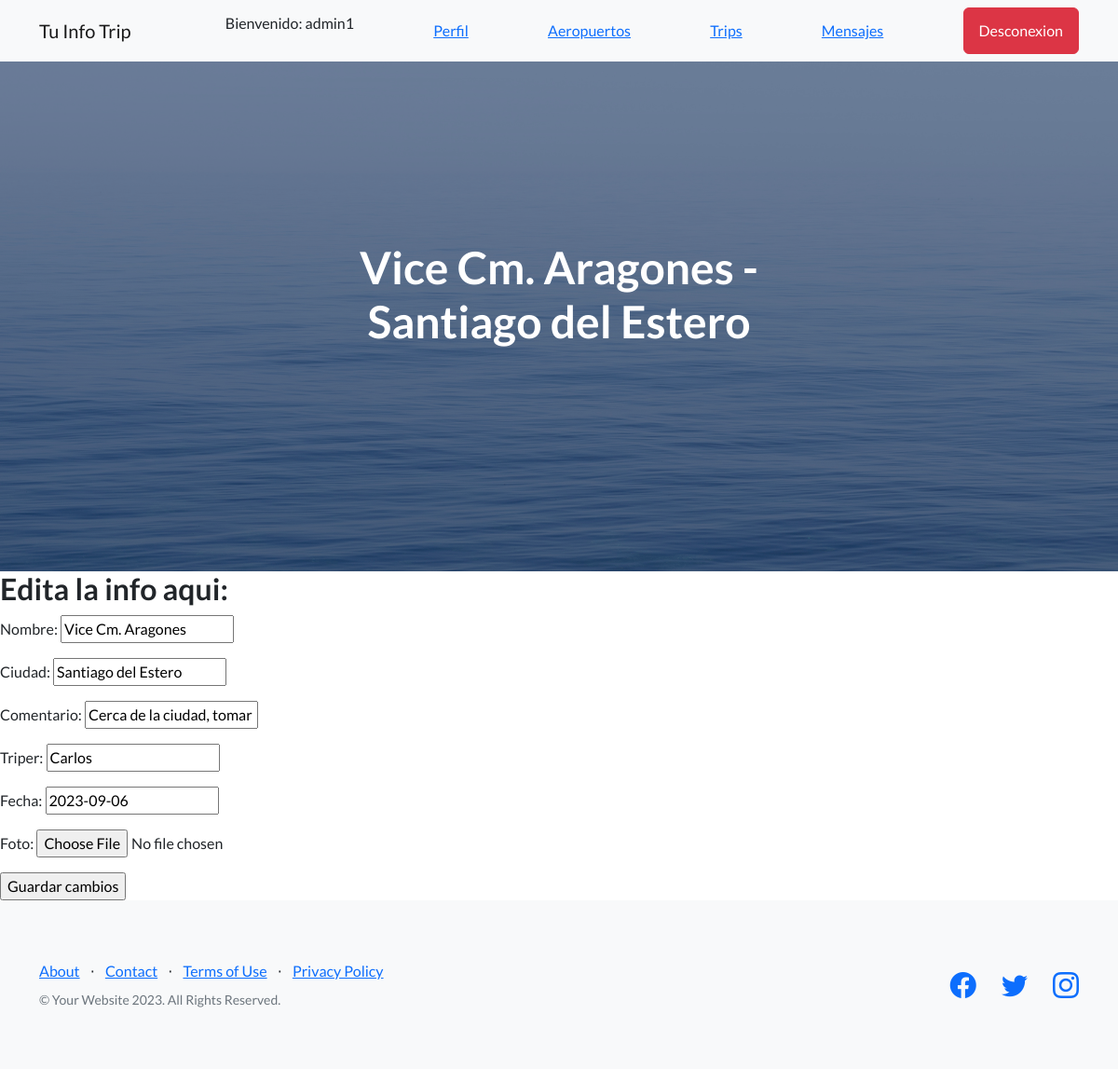
/AppBlog/editarAeropuerto/4 (signed in), run on an earlier commit of the app's database.
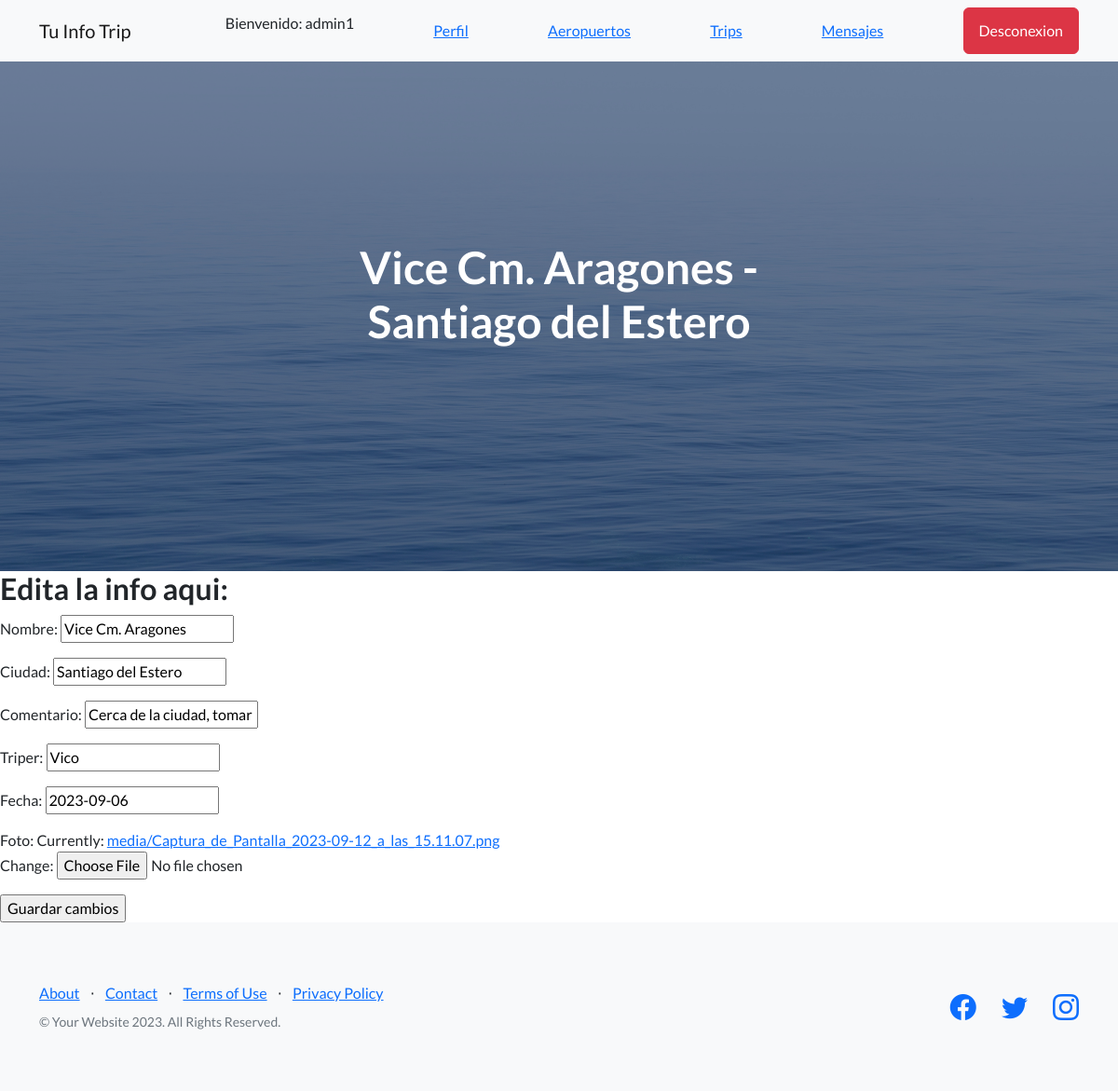
And on a later commit of the database.
### AppBlog/models.py (models this page shows)
class Aeropuerto(models.Model):
    nombre=models.CharField(max_length=50)
    ciudad=models.CharField(max_length=50)
    comentario=models.CharField(max_length=50)
    triper=models.CharField(max_length=50, null=True)
    fecha=models.DateField(default=date.today)
    foto= models.ImageField(upload_to='media/', blank=True, null=True)
    def __str__(self):
        return f"{self.nombre} - {self.ciudad}"

### AppBlog/views.py (the view)
# urls.py: path('editarAeropuerto/<id>', editarAeropuerto, name="editarAeropuerto"),
@login_required
def editarAeropuerto(request, id):
    aeropuerto = Aeropuerto.objects.get(id=id)
    if request.method == "POST":
        form = AeropuertoForm(request.POST, request.FILES)
        if form.is_valid():
            info = form.cleaned_data
            aeropuerto.nombre = info["nombre"]
            aeropuerto.ciudad = info["ciudad"]
            aeropuerto.comentario = info["comentario"]
            aeropuerto.triper = info["triper"]
            aeropuerto.fecha = info["fecha"]
            if 'foto' in request.FILES:
                aeropuerto.foto = request.FILES['foto']
            aeropuerto.save()
            mensaje = "Aeropuerto editado correctamente"
            aeropuertos = Aeropuerto.objects.all()
            formulario_aeropuerto = AeropuertoForm()
            return render(request, "AppBlog/aeropuertos.html", {"mensaje": mensaje, "formulario": formulario_aeropuerto, "aeropuertos": aeropuertos})
        else:
            formulario_aeropuerto = AeropuertoForm(initial={"nombre": aeropuerto.nombre, "ciudad": aeropuerto.ciudad,
                                                   "comentario": aeropuerto.comentario, "triper": aeropuerto.triper, "fecha": aeropuerto.fecha, "foto": aeropuerto.foto})
            return render(request, "AppBlog/editarAeropuerto.html", {"formulario": formulario_aeropuerto, "aeropuerto": aeropuerto})
    else:
        formulario_aeropuerto = AeropuertoForm(initial={"nombre": aeropuerto.nombre, "ciudad": aeropuerto.ciudad,
                                               "comentario": aeropuerto.comentario, "triper": aeropuerto.triper, "fecha": aeropuerto.fecha, "foto": aeropuerto.foto})
        return render(request, "AppBlog/editarAeropuerto.html", {"formulario": formulario_aeropuerto, "aeropuerto": aeropuerto})

### AppBlog/forms.py
class AeropuertoForm(forms.Form):
    nombre=forms.CharField(max_length=50)
    ciudad=forms.CharField(max_length=50)
    comentario=forms.CharField(max_length=50)
    triper=forms.CharField(max_length=50)
    fecha=forms.DateField()
    foto=forms.ImageField()

### AppBlog/templates/AppBlog/editarAeropuerto.html (shortened to what this page needs)
{% extends "AppBlog/padre.html" %}
{% load static %}
{% block titulo %}  {{ aeropuerto }} {% endblock %}
{% block contenido_que_cambia %}
<h2>Edita la info aqui:</h2>
<form action="{% url 'editarAeropuerto' aeropuerto.id %}" method="POST" enctype="multipart/form-data">
    {{ formulario.as_p }}
    <input type="submit" value="Guardar cambios">
</form>
{% endblock %}

What changed in the data, as far as the page shows it:
changed Aeropuerto "Vice Cm. Aragones - Santiago del Estero": triper "Carlos" → "Vico"
Also different on the page:
text no longer shown: "Nombre: Ciudad: Comentario: Triper: Fecha: Foto:"
text now shown: "Nombre: Ciudad: Comentario: Triper: Fecha: Foto: Currently: media/Captura_de_Pantalla_2023-09-12_a_las_15.11.07.png Change:"
